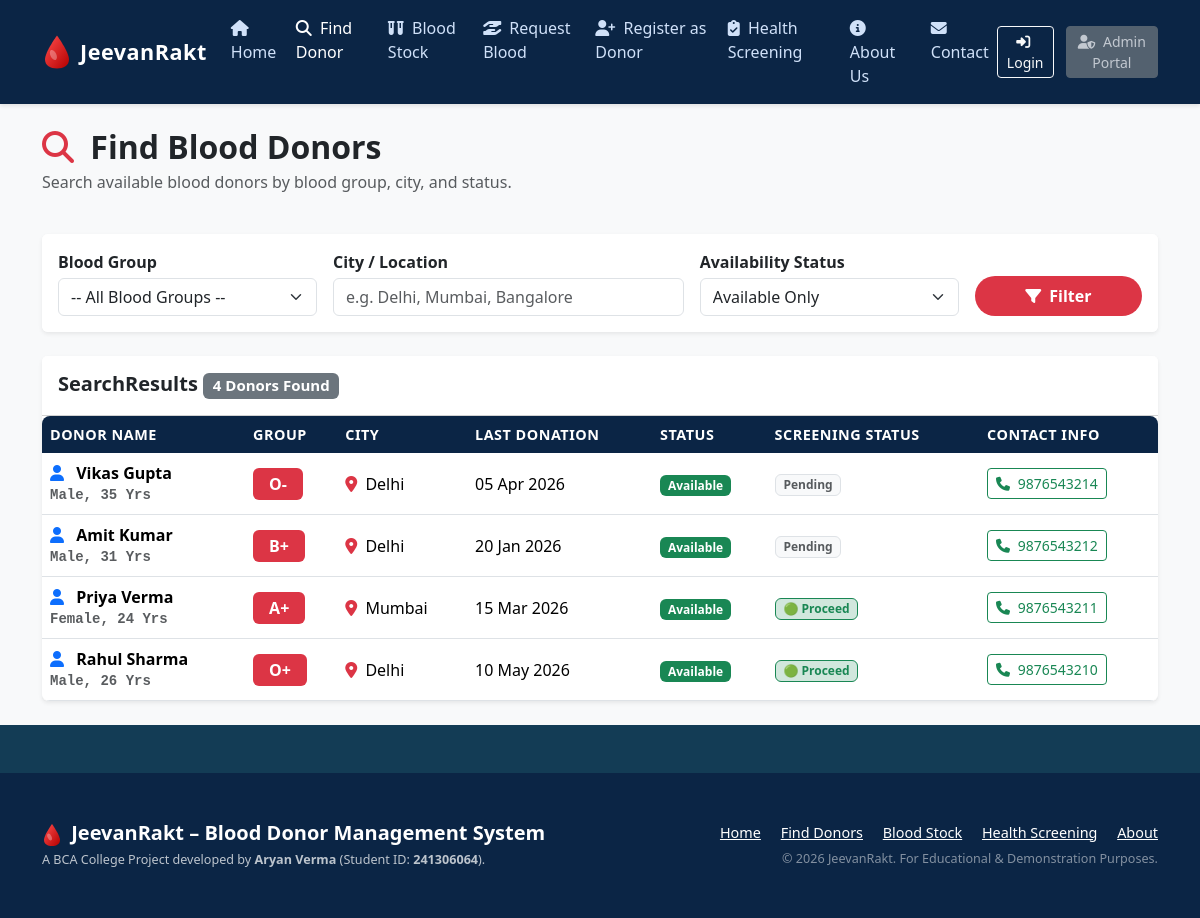
Screenshot of /search.php with the database file from the repository.
### tables this page shows
CREATE TABLE `donors` (
  `id` INT AUTO_INCREMENT PRIMARY KEY,
  `user_id` INT DEFAULT NULL,
  `name` VARCHAR(100) NOT NULL,
  `gender` ENUM('Male', 'Female', 'Other') NOT NULL,
  `age` INT NOT NULL,
  `blood_group` ENUM('A+', 'A-', 'B+', 'B-', 'AB+', 'AB-', 'O+', 'O-') NOT NULL,
  `phone` VARCHAR(15) NOT NULL UNIQUE,
  `email` VARCHAR(100) NOT NULL UNIQUE,
  `city` VARCHAR(50) NOT NULL,
  `address` TEXT NOT NULL,
  `last_donation_date` DATE DEFAULT NULL,
  `status` ENUM('Available', 'Temporarily Unavailable', 'Unavailable') DEFAULT 'Available',
  `created_at` TIMESTAMP DEFAULT CURRENT_TIMESTAMP,
  FOREIGN KEY (`user_id`) REFERENCES `users`(`id`) ON DELETE SET NULL
);

### config/database.php (called while the page is built, shortened)
<?php
function sanitize_input($data) {
    return htmlspecialchars(trim($data), ENT_QUOTES, 'UTF-8');
}

### search.php (the view, shortened to what this page needs)
<?php
require_once __DIR__ . '/includes/header.php';
$city = sanitize_input($_GET['city'] ?? '');
$status = sanitize_input($_GET['status'] ?? 'Available');
$sql = "SELECT d.*,
        (SELECT screening_result FROM donor_screening WHERE donor_id = d.id ORDER BY id DESC LIMIT 1) AS screening_result
        FROM donors d
        WHERE 1=1";
$params = [];
if (!empty($status)) {
    $sql .= " AND d.status = ?";
    $params[] = $status;
}
$sql .= " ORDER BY d.id DESC";
try {
    $stmt = $pdo->prepare($sql);
    $stmt->execute($params);
    $donors = $stmt->fetchAll();
} catch (PDOException $e) {
    $donors = [];
    $error = "Error querying donors: " . $e->getMessage();
}
?>
<div class="row mb-4">
    <div class="col-12">
        <h2 class="fw-bold text-dark mb-1">
            <i class="fa-solid fa-magnifying-glass text-blood-red me-2"></i> Find Blood Donors
        </h2>
        <p class="text-muted">Search available blood donors by blood group, city, and status.</p>
    </div>
</div>
<div class="card border-0 shadow-sm mb-4">
    <div class="card-body p-3 bg-white rounded">
        <form action="search.php" method="GET" class="row g-3 align-items-end">
            <div class="col-md-3">
                <label for="blood_group" class="form-label fw-semibold mb-1">Blood Group</label>
                <select name="blood_group" id="blood_group" class="form-select">
                    <option value="">-- All Blood Groups --</option>
                </select>
            </div>
            <div class="col-md-4">
                <label for="city" class="form-label fw-semibold mb-1">City / Location</label>
                <input type="text" name="city" id="city" class="form-control" placeholder="e.g. Delhi, Mumbai, Bangalore" value="<?= htmlspecialchars($city) ?>">
            </div>
            <div class="col-md-3">
                <label for="status" class="form-label fw-semibold mb-1">Availability Status</label>
                <select name="status" id="status" class="form-select">
                    <option value="Available" <?= ($status == 'Available') ? 'selected' : '' ?>>Available Only</option>
                </select>
            </div>
            <div class="col-md-2 d-grid">
                <button type="submit" class="btn btn-blood">
                    <i class="fa-solid fa-filter me-1"></i> Filter
                </button>
            </div>
        </form>
    </div>
</div>
<div class="card border-0 shadow-sm">
    <div class="card-header bg-white py-3 d-flex justify-content-between align-items-center">
        <h5 class="mb-0 fw-bold text-dark">
            SearchResults <span class="badge bg-secondary"><?= count($donors) ?> Donors Found</span>
        </h5>
    </div>
    <div class="card-body p-0">
        <?php if (empty($donors)): ?>
            <div class="text-center py-5">
                <img src="images/blood-drop.svg" alt="Empty" width="48" opacity="0.4" class="mb-3">
                <h5 class="text-muted fw-bold">No Matching Donors Found</h5>
                <p class="text-secondary small mb-3">Try broadening your search city or selecting all blood groups.</p>
                <a href="request-blood.php" class="btn btn-blood btn-sm">Submit a Blood Request Instead</a>
            </div>
        <?php else: ?>
            <div class="table-responsive">
                <table class="table table-hover align-middle mb-0 custom-table">
                    <thead>
                        <tr>
                            <th>Donor Name</th>
                            <th>Group</th>
                            <th>City</th>
                            <th>Last Donation</th>
                            <th>Status</th>
                            <th>Screening Status</th>
                            <th>Contact Info</th>
                        </tr>
                    </thead>
                    <tbody>
                        <?php foreach ($donors as $d): ?>
                            <tr>
                                <td class="fw-bold">
                                    <i class="fa-solid fa-user me-2 text-primary"></i>
                                    <?= htmlspecialchars($d['name']) ?>
                                    <div class="small text-muted font-monospace"><?= htmlspecialchars($d['gender']) ?>, <?= (int)$d['age'] ?> Yrs</div>
                                </td>
                                <td>
                                    <span class="badge bg-danger fs-6 px-3 py-2"><?= htmlspecialchars($d['blood_group']) ?></span>
                                </td>
                                <td>
                                    <i class="fa-solid fa-location-dot me-1 text-danger"></i>
                                    <?= htmlspecialchars($d['city']) ?>
                                </td>
                                <td>
                                    <?= $d['last_donation_date'] ? date('d M Y', strtotime($d['last_donation_date'])) : '<span class="text-muted">Never / First Time</span>' ?>
                                </td>
                                <td>
                                    <?php if ($d['status'] === 'Available'): ?>
                                        <span class="badge bg-success">Available</span>
                                    <?php elseif ($d['status'] === 'Temporarily Unavailable'): ?>
                                        <span class="badge bg-warning text-dark">Temp Unavailable</span>
                                    <?php else: ?>
                                        <span class="badge bg-secondary">Unavailable</span>
                                    <?php endif; ?>
                                </td>
                                <td>
                                    <?php
                                        $scResult = $d['screening_result'] ?? 'Not Screened';
                                        if ($scResult === 'Proceed to Screening') {
                                            echo '<span class="badge bg-success-subtle text-success border border-success">🟢 Proceed</span>';
                                        } elseif ($scResult === 'Medical Review Required') {
                                            echo '<span class="badge bg-warning-subtle text-dark border border-warning">🟡 Review Req</span>';
                                        } elseif ($scResult === 'Temporarily Deferred') {
                                            echo '<span class="badge bg-danger-subtle text-danger border border-danger">🔴 Deferred</span>';
                                        } else {
                                            echo '<span class="badge bg-light text-muted border">Pending</span>';
                                        }
                                    ?>
                                </td>
                                <td>
                                    <?php if ($d['status'] === 'Available'): ?>
                                        <a href="tel:<?= htmlspecialchars($d['phone']) ?>" class="btn btn-sm btn-outline-success">
                                            <i class="fa-solid fa-phone me-1"></i> <?= htmlspecialchars($d['phone']) ?>
                                        </a>
                                    <?php else: ?>
                                        <span class="text-muted small">Protected / Hidden</span>
                                    <?php endif; ?>
                                </td>
                            </tr>
                        <?php endforeach; ?>
                    </tbody>
                </table>
            </div>
        <?php endif; ?>
    </div>
</div>
<?php require_once __DIR__ . '/includes/footer.php'; ?>

### css/style.css (style rules this page uses)
:root { --primary-blue: #0b2545; --secondary-blue: #133c55; --light-blue-bg: #f0f7ff; --card-blue-bg: #e8f4f8; --blood-red: #dc3545; --blood-red-dark: #b02a37; --blood-red-light: #f8d7da; --text-dark: #212529; --text-muted: #6c757d; }
body { font-family: 'Segoe UI', system-ui, -apple-system, sans-serif; background-color: #f8f9fa; color: var(--text-dark); display: flex; flex-direction: column; min-height: 100vh; }
.text-blood-red { color: var(--blood-red) !important; }
.btn-blood { background-color: var(--blood-red); color: #ffffff; border: none; font-weight: 600; border-radius: 20px; padding: 0.5rem 1.5rem; transition: all 0.2s ease; }
.custom-table { background-color: #ffffff; border-radius: 8px; overflow: hidden; box-shadow: 0 1px 3px rgba(0,0,0,0.05); }
.custom-table th { background-color: var(--primary-blue); color: #ffffff; font-weight: 600; font-size: 0.9rem; text-transform: uppercase; letter-spacing: 0.5px; border: none; }

### rows the page displays
donors: name "Vikas Gupta", gender "Male", age "35", blood_group "O-", city "Delhi", last_donation_date "05 Apr 2026", status "Available", shows "Pending", phone "9876543214"
donors: name "Amit Kumar", gender "Male", age "31", blood_group "B+", city "Delhi", last_donation_date "20 Jan 2026", status "Available", shows "Pending", phone "9876543212"
donors: name "Priya Verma", gender "Female", age "24", blood_group "A+", city "Mumbai", last_donation_date "15 Mar 2026", status "Available", shows "🟢 Proceed", phone "9876543211"
donors: name "Rahul Sharma", gender "Male", age "26", blood_group "O+", city "Delhi", last_donation_date "10 May 2026", status "Available", shows "🟢 Proceed", phone "9876543210"

### other values shown
count($donors) "4"
